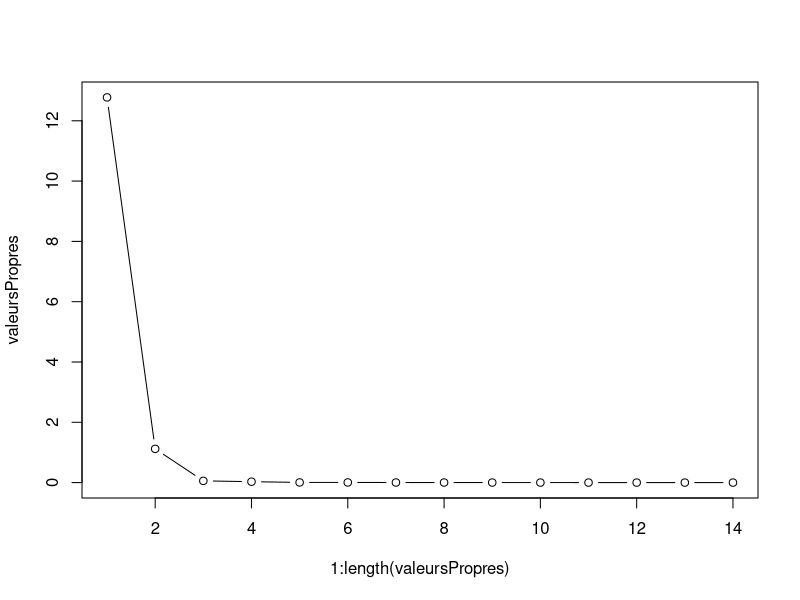
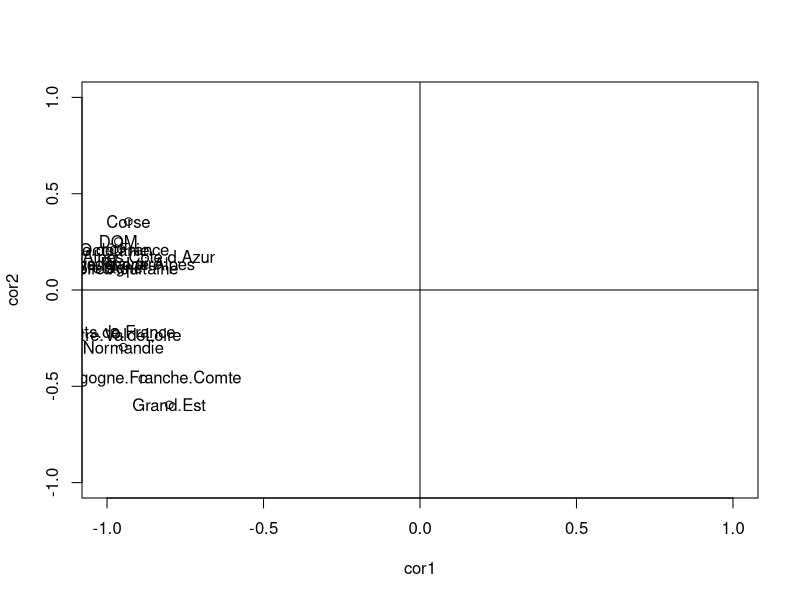
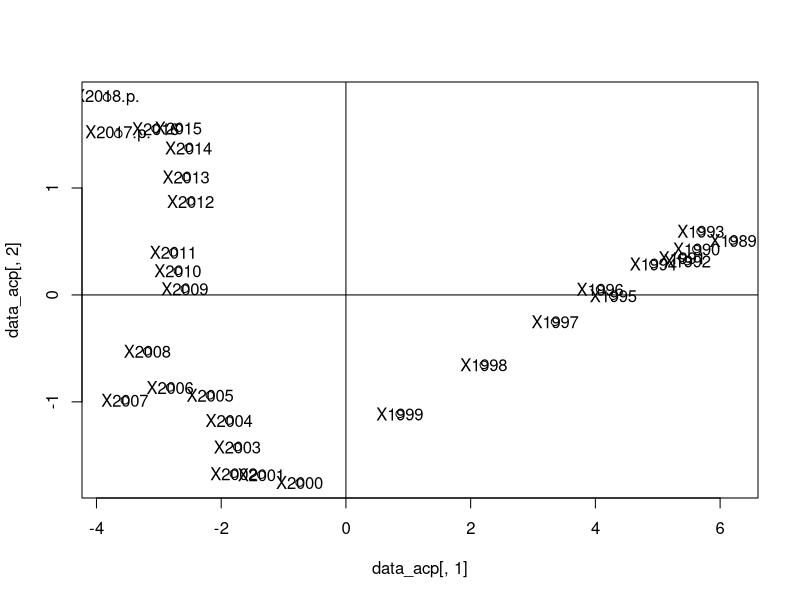

Write the R code that produced these figures, in order.

# Lecture des données
x_matrix <- read.csv("CSV/generated/reg-e-t-format.csv", header = T, sep = ";", row.names = 1)

## Nombre de colonne

ncol(x_matrix)

## Nombre de ligne

nrow(x_matrix)

## Affichage des 10 premières lignes (pour uniquement 2 colonnes)


x_matrix[1:10,1:2]


# Informations basiques
## Résumé (pour uniquement 2 colonnes)

summary(x_matrix[,1:2])

## Covariance (pour uniquement 2 colonnes)

cov(x_matrix[,1:2])


## Variance (pour uniquement 2 colonnes)

var(x_matrix[,1:2]);


## Correlation (pour uniquement 2 colonnes)

cor(x_matrix[,1:2])


# Données centrées réduites


centree_reduite <- scale(x_matrix, center = T, scale = T);



summary(centree_reduite[,1:2])

## Covariance (pour uniquement 2 colonnes)

cov(centree_reduite[,1:2])


## Variance (pour uniquement 2 colonnes)

var(centree_reduite[,1:2]);


## Correlation (pour uniquement 2 colonnes)

cor(centree_reduite[,1:2])


# Analyse en composante principale

## Valeurs propres

propres <- eigen(cor(centree_reduite));
valeursPropres <- propres$values;
vecteursPropres <- propres$vectors;


## Graphique des valeurs propres (éboulis et coude)

plot(1:length(valeursPropres), valeursPropres, type = "b");


## Composantes principales

data_acp <- centree_reduite %*% vecteursPropres;
composante_principale_1 <- data_acp[, 1];
composante_principale_2 <- data_acp[, 2];


## Cercle de correlation

cor1 <- cor(composante_principale_1,centree_reduite);
cor2 <- cor(composante_principale_2,centree_reduite);
plot(cor1, cor2, xlim = c(-1, +1), ylim = c(-1, +1))
abline(h = 0, v = 0)
text(cor1, cor2, labels = colnames(x_matrix))

## Graphe 2D

plot(data_acp[, 1], data_acp[, 2])
text(data_acp[, 1], data_acp[, 2], labels = rownames(data_acp))
abline(h = 0, v = 0)